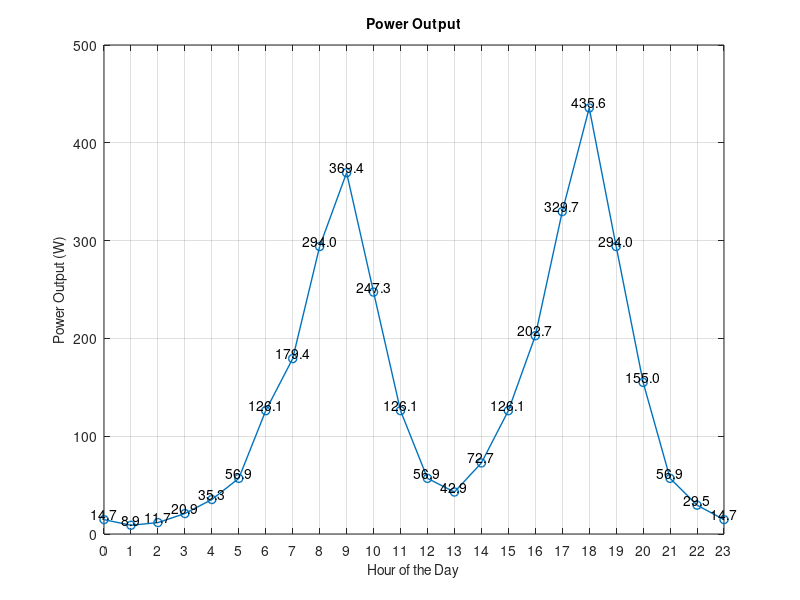

Source code (MATLAB): (Note: this script raises an error after producing the figure.)
% Input torque and rotational speed data
torque_data = [1.3 0.9 1.1 1.7 2.5 3.6 6.5 8.5 12.3 14.6 10.8 6.5 3.6 2.9 4.3 6.5 9.3 13.4 16.5 12.3 7.6 3.6 2.2 1.3];
rotational_speed_data = [11.3 9.9 10.6 12.3 14.1 15.8 19.4 21.1 23.9 25.3 22.9 19.4 15.8 14.8 16.9 19.4 21.8 24.6 26.4 23.9 20.4 15.8 13.4 11.3];

% Constants for the ENGELEC 1000W 300RPM Maglev PM generator (ENP-1K- 300R)
% 發電機data
rated_power = 1000; % Rated power in watts
max_rotational_speed = 300 * (2 * pi / 60); % Maximum rotational speed in rad/s 最大轉速
max_torque = 31.83; % 最大功率

% Calculate power output based on torque and rotational speed
% 計算發電機輸出標么值pu.(需小於額定值Max)
power_output = min(torque_data, max_torque) .* min(rotational_speed_data, max_rotational_speed) .* rated_power / (max_torque * max_rotational_speed);

% Calculate the average wind speed
averagePower = mean(power_output);

% Display the average wind speed 顯示在command window
fprintf('The average power output is %.2f m/s. \n', averagePower);

% Create an array for the hours of the day 建立時間陣列
hours= 0:23;

% plot the power output 繪出輸出功率曲線
figure;  
plot(hours, power_output, '-o', 'LineWidth', 1, 'MarkerSize', 6);
title('Power Output', 'FontSize', 10);
xlabel('Hour of the Day', 'FontSize', 10);  % 標示X軸名稱和單位
ylabel('Power Output (W)', 'FontSize', 10);  % 標示Y軸名稱和單位
grid on;
set(gca, 'FontSize', 10);
set(gca, 'XTick', 0:23);
xlim([0 23]); % 設定X軸刻度(0-23)

% Optionally, add annotations or data tips 加上24點數據於曲線上
for k = 1:length(hours)
    text(hours(k), power_output(k), sprintf('%.1f', power_output(k)), ... 
    'VerticalAlignment', 'bottom', 'HorizontalAlignment', 'center');
end

% Add a houizontal line to insicate the average wind speed 畫出平均風力線
hold on;
yline(averagePower, '--b', 'LineWidth',1);
text(0, averagePower, sprintf('Avg: %.2f m/s', averagePower), ...
    'VerticalAlignment', 'bottom', 'HorizontalAlignment', 'left', 'Color', 'b');

% Adjust fiugre properties
set(gcf, 'Color', 'w');